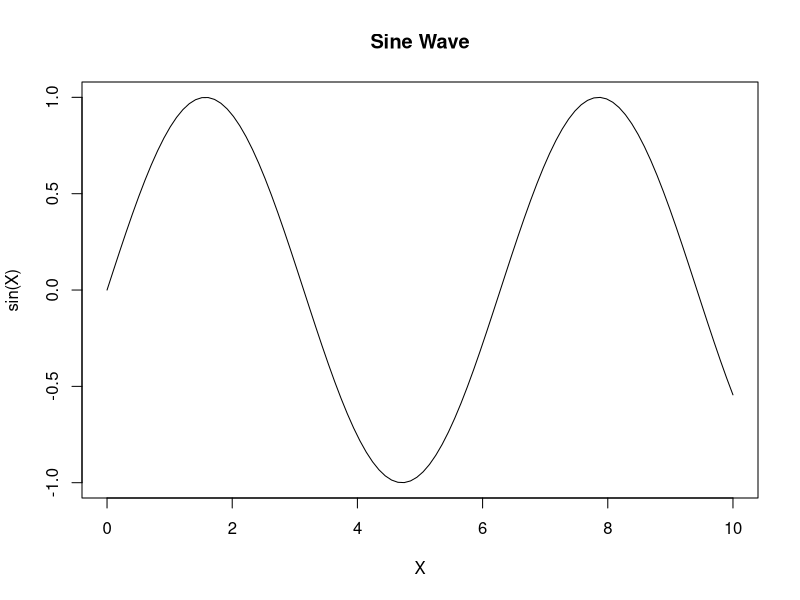

The R script that drew this image:


# Create some example data
x <- seq(0, 10, length.out = 100)
y <- sin(x)

# Path to save inside the virtual environment
save_path <- "/mnt/data/sine_wave.png"

png(filename = save_path, width = 800, height = 600)
x <- seq(0, 10, length.out = 100)
y <- sin(x)
plot(x, y, type = "l", main = "Sine Wave", xlab = "X", ylab = "sin(X)")
dev.off()

# Output the save path
save_path
